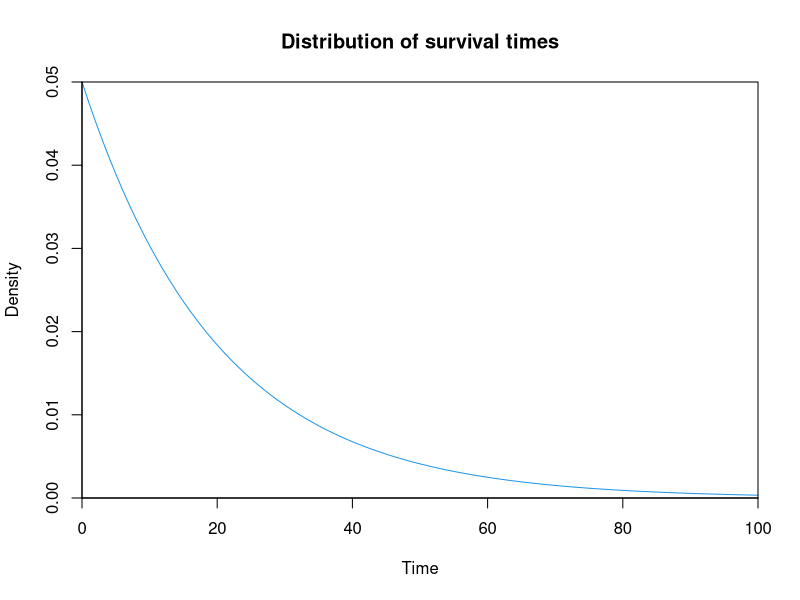
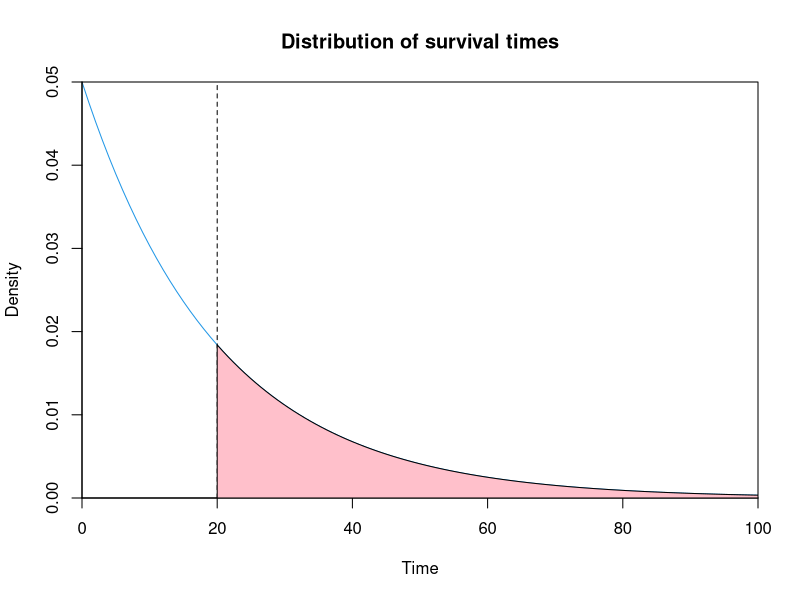
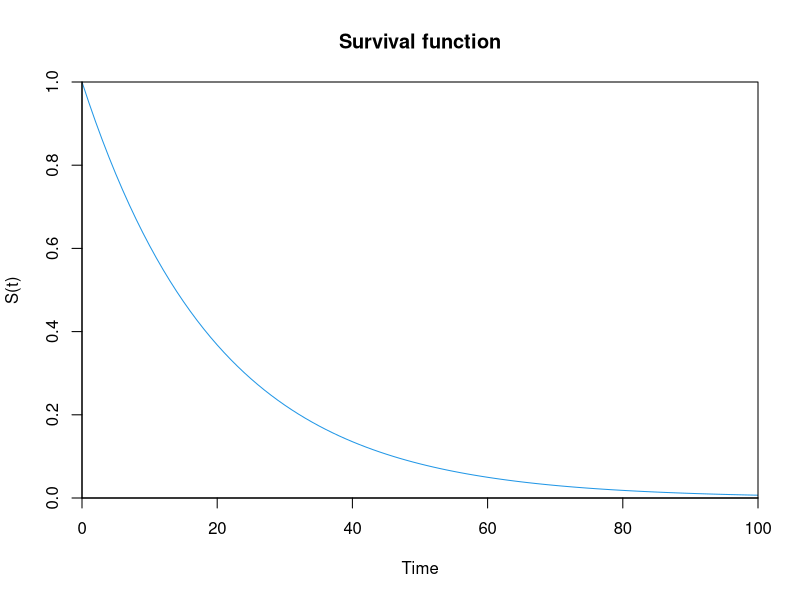
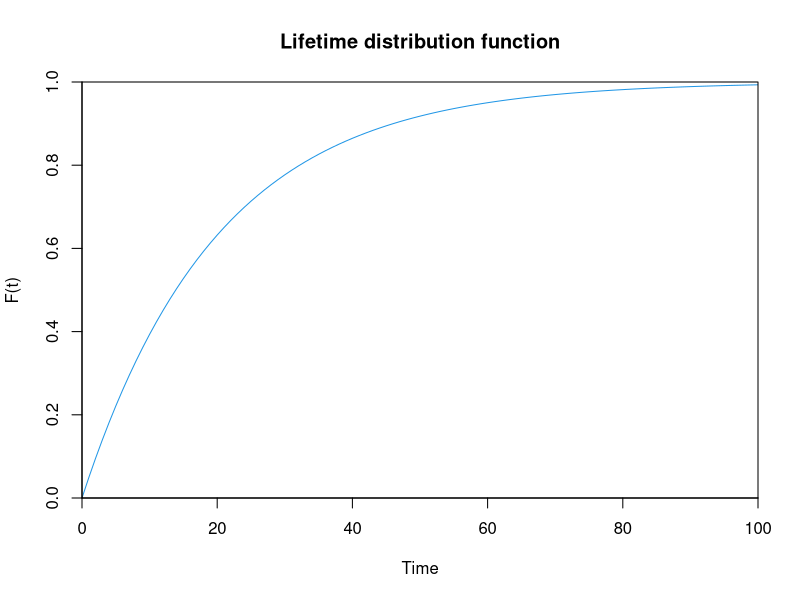

The R script that drew these images, in order:
## ---- chunk 1
lambda = 0.05
tmax = 100
curve(dexp(x, lambda), col = 4, main = "Distribution of survival times", ylab = "Density", xlab = "Time", xlim = c(0,tmax), ylim = c(0, dexp(0, lambda)), from = 0, xaxs = "i", yaxs = "i")
## ---- chunk 2
t = 20
integrate(function(x, lambda) dexp(x, lambda), lambda = lambda, lower = t, upper = Inf)
curve(dexp(x, lambda), col = 4, main = "Distribution of survival times", ylab = "Density", xlab = "Time", ylim = c(0, dexp(0, lambda)), xlim = c(0,tmax), xaxs = "i", yaxs = "i")
abline(v = t, lty = 2)
xvals = seq(t, tmax, length = 100)
polygon(c(t, xvals, tmax), c(0, dexp(xvals, lambda), 0), col = "pink")
## ---- chunk 3
curve(exp(- lambda * x), col = 4, main = "Survival function", ylab = "S(t)", xlab = "Time", ylim = c(0,1), xlim = c(0,tmax), xaxs = "i", yaxs = "i")
## ---- chunk 4
curve(1 - exp(- lambda * x), col = 4, main = "Lifetime distribution function", ylab = "F(t)", xlab = "Time", ylim = c(0,1), xlim = c(0,tmax), xaxs = "i", yaxs = "i")
## ---- chunk 5
D(expression(1 - exp(- lambda * t)), "t")
